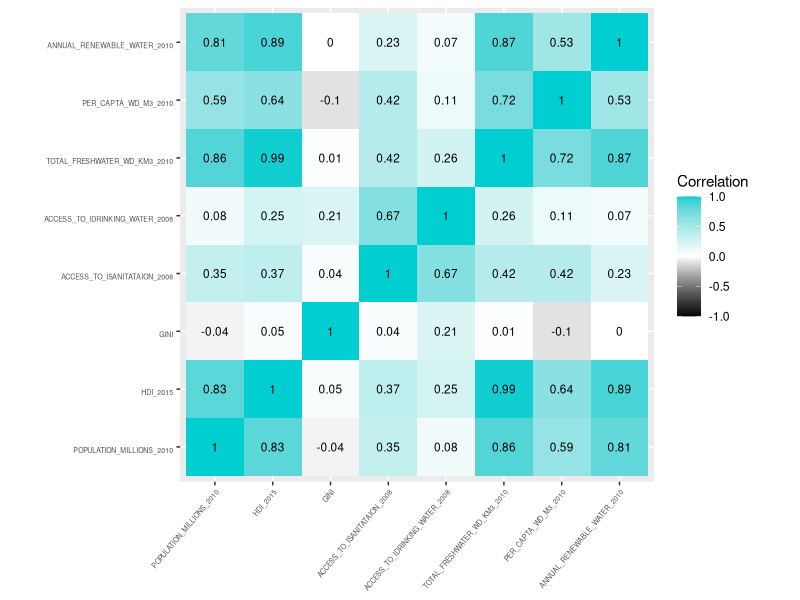

R code for this plot:
# packages
install.packages('Hmisc')
library(Hmisc)
library(ggplot2)
library(reshape2)

# go to datasets folder
setwd('~/git/Water-Consumption-And-Inequality/datasets')

# import datasets
df = read.table("merged_data.csv", header=TRUE, sep=";")

df_original = df
df = df[,c(-1,-10)]
df = na.omit(df)
rcorr(as.matrix(df))

# correlation matrix
mat <- round(cor(df),2)
melted_cormat <- melt(mat)
head(melted_cormat)

ggplot(data = melted_cormat, aes(x=Var1, y=Var2, fill=value)) + geom_tile() + 
  theme(axis.text.x = element_text(angle = 50, vjust = 1, size = 5, hjust = 1),
        axis.text.y = element_text(angle = 0, vjust = 1, size = 5, hjust = 1),
        axis.title.x = element_blank(),
        axis.title.y = element_blank()) + 
  coord_fixed() +
  scale_fill_gradient2(low  = "black", 
                       high = "darkturquoise", 
                       mid  = "white", 
                       midpoint = 0, 
                       limit = c(-1,1), 
                       name="Correlation") +
  geom_text(aes(Var2, Var1, label = value), color = "black", size = 3)
  
